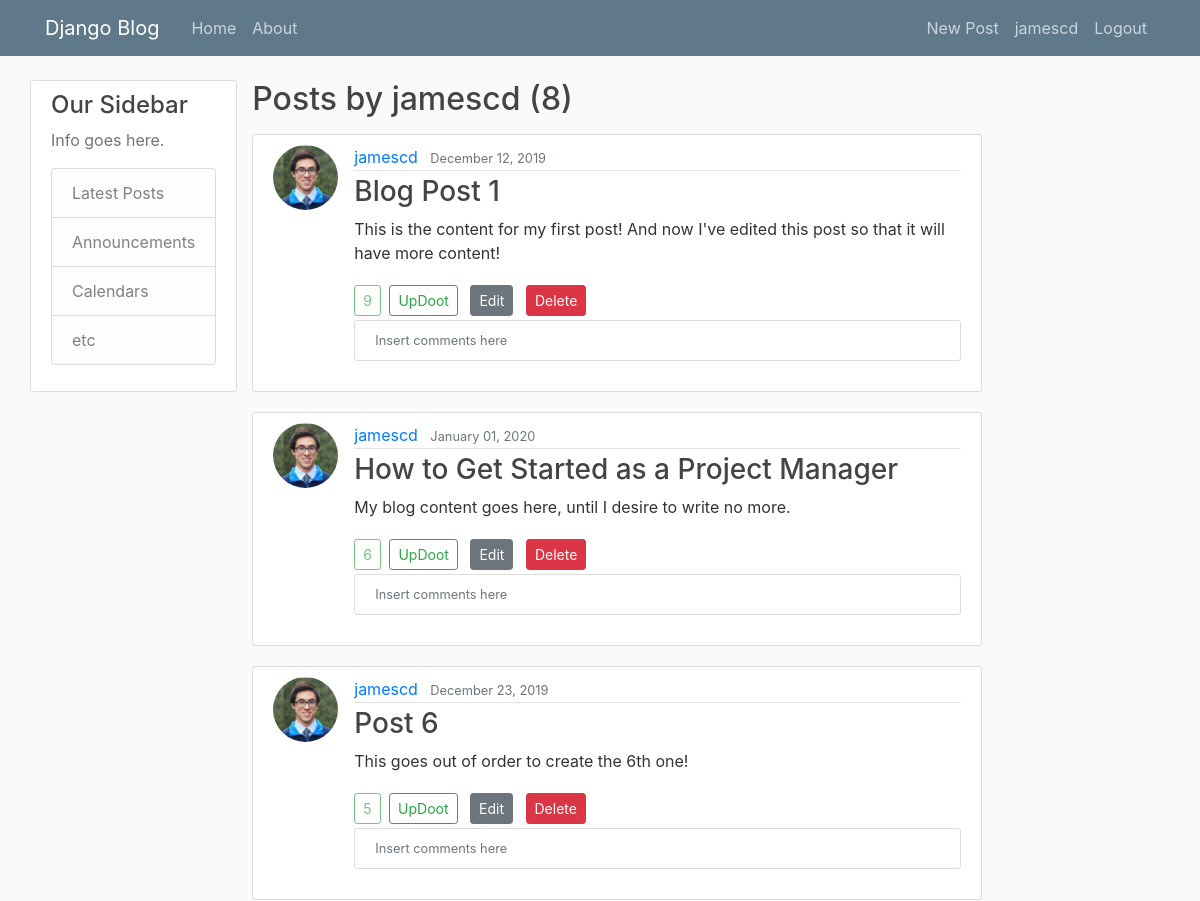
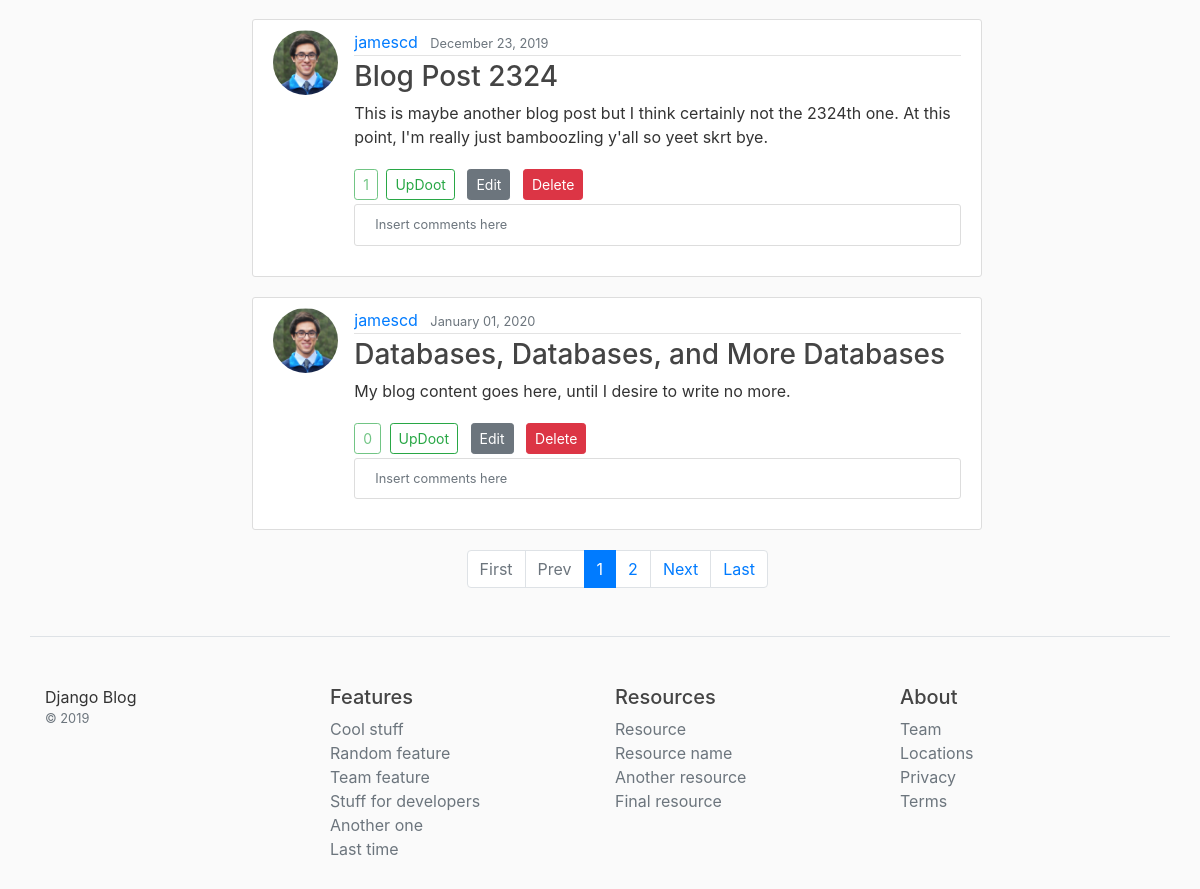
/user/jamescd (signed in), run on the app's committed database (2 pictures, top to bottom).
### blog/models.py (models this page shows, shortened)
class Post(models.Model):
	title = models.CharField(max_length=100)
	content = models.TextField()
	date_posted = models.DateTimeField(default=timezone.now)
	author = models.ForeignKey(User, on_delete=models.CASCADE)
	updoots = models.SmallIntegerField(default=0)

### users/models.py (models this page shows, shortened)
class Profile(models.Model):
	user = models.OneToOneField(User, on_delete=models.CASCADE)
	image = models.ImageField(default='default.jpeg', upload_to='profile-pics')
	bio = models.TextField()

### blog/views.py (the view)
# urls.py: path('user/<str:username>', UserPostListView.as_view(), name='user-posts'),
class UserPostListView(ListView):
	model = Post
	template_name = 'blog/user_posts.html' # <app>/<model>_<viewtype>.html
	context_object_name = 'posts'
	paginate_by = 5
	def get_queryset(self):
		user = get_object_or_404(User, username=self.kwargs.get('username'))
		return Post.objects.filter(author=user).order_by('-updoots', '-date_posted')

### blog/templates/blog/user_posts.html
{% extends "blog/base.html" %}
{% block content %}
	<h2 class="mb-3">Posts by {{ view.kwargs.username }} ({{ page_obj.paginator.count }})</h2>
	{% for post in posts %}
		<article class="media content-section">
			<img class="rounded-circle article-img" src="{{ post.author.profile.image.url }}">
			<div class="media-body">
				<div class="article-metadata">
					<a class="mr-2" href="{% url 'user-posts' post.author.username %}">{{ post.author }}</a>
					<small class="text-muted">{{ post.date_posted|date:"F d, Y" }}</small>
				</div>
				<h3><a class="article-title" href="{% url 'post-detail' post.id %}">{{ post.title }}</a></h3>
				<p class="article-content">{{ post.content }}</p>
				<a class="btn btn-outline-success btn-sm disabled mr-1">{{ post.updoots }}</a>
				<a class="btn btn-outline-success btn-sm mt-1 mb-1" href="{% url 'post-updoot' post.id 'home' %}">UpDoot</a>
				{% if post.author == user %}
					<a class="btn btn-secondary btn-sm mt-1 mb-1 ml-2" href="{% url 'post-update' post.id %}">Edit</a>
					<a class="btn btn-danger btn-sm mt-1 mb-1 ml-2" href="{% url 'post-delete' post.id %}">Delete</a>
				{% endif %}
				<div class="media content-section">
					<small class="text-muted">Insert comments here</small>
				</div>
			</div>
		</article>
	{% endfor %}
	{% if is_paginated %}
		<nav class="row justify-content-center" aria-label="Blog post pages">
			<ul class="pagination">
				{% if page_obj.has_previous %}
					<li class="page-item"><a class="page-link" href="?page=1">First</a></li>
					<li class="page-item"><a class="page-link" href="?page={{ page_obj.previous_page_number }}">Prev</a></li>
				{% else %}
					<li class="page-item disabled"><a class="page-link" href="">First</a></li>
					<li class="page-item disabled"><a class="page-link" href="">Prev</a></li>
				{% endif %}
				{% for num in page_obj.paginator.page_range %}
					{% if page_obj.number == num %}
						<li class="page-item active"><a class="page-link" href="?page={{ num }}">{{ num }}</a></li>
					{% elif num > page_obj.number|add:'-3' and num < page_obj.number|add:'3' %}
						<li class="page-item"><a class="page-link" href="?page={{ num }}">{{ num }}</a></li>
					{% endif %}
				{% endfor %}
				{% if page_obj.has_next %}
					<li class="page-item"><a class="page-link" href="?page={{ page_obj.next_page_number }}">Next</a></li>
					<li class="page-item"><a class="page-link" href="?page={{ page_obj.paginator.num_pages }}">Last</a></li>
				{% else %}
					<li class="page-item disabled"><a class="page-link" href="">Next</a></li>
					<li class="page-item disabled"><a class="page-link" href="">Last</a></li>
				{% endif %}
			</ul>
		</nav>
	{% endif %}
{% endblock content %}

### blog/templates/blog/base.html (shortened to what this page needs)
{% load static %}
<!DOCTYPE html>
<html lang="en">
<head>
	<link rel="stylesheet" href="https://stackpath.bootstrapcdn.com/bootstrap/4.4.1/css/bootstrap.min.css">
	<link rel="stylesheet" type="text/css" href="{% static 'blog/main.css' %}">
</head>
<body>
	<header class="site-header">
		<nav class="navbar navbar-expand-md navbar-dark bg-steel fixed-top">
			<div class="container">
				<a class="navbar-brand mr-4" href="{% url 'blog-home' %}">Django Blog</a>
				<div class="collapse navbar-collapse" id="navbarToggle">
					<div class="navbar-nav mr-auto">
						<a class="nav-item nav-link" href="{% url 'blog-home' %}">Home</a>
						<a class="nav-item nav-link" href="{% url 'blog-about' %}">About</a>
					</div>
					<div class="navbar-nav">
						{% if user.is_authenticated %}
							<a class="nav-item nav-link" href="{% url 'post-create' %}">New Post</a>
							<a class="nav-item nav-link" href="{% url 'profile' %}">{{ user.username }}</a>
							<a class="nav-item nav-link" href="{% url 'logout' %}">Logout</a>
						{% else %}
							<a class="nav-item nav-link" href="{% url 'login' %}">Login</a>
							<a class="nav-item nav-link" href="{% url 'register' %}">Register</a>
						{% endif %}
					</div>
				</div>
			</div>
		</nav>
	</header>
	<main role="main" class="container">
		<div class="row">
			<div class="col-md-2.5">
				<div class="content-section">
					<h4>Our Sidebar</h4>
					<p class='text-muted'>Info goes here.
						<ul class="list-group">
							<li class="list-group-item list-group-item-light">Latest Posts</li>
							<li class="list-group-item list-group-item-light">Announcements</li>
							<li class="list-group-item list-group-item-light">Calendars</li>
							<li class="list-group-item list-group-item-light">etc</li>
						</ul>
					</p>
				</div>
			</div>
			<div class="col-md-8">
				{% block content %}{% endblock %}
			</div>
		</div>
	</main>
	<footer class="container pt-4 my-md-5 pt-md-5 border-top">
        <div class="row">
          <div class="col-12 col-md">
			Django Blog
            <small class="d-block mb-3 text-muted">&copy; 2019</small>
          </div>
          <div class="col-6 col-md">
            <h5>Features</h5>
            <ul class="list-unstyled text-small">
              <li><a class="text-muted" href="#">Cool stuff</a></li>
              <li><a class="text-muted" href="#">Random feature</a></li>
              <li><a class="text-muted" href="#">Team feature</a></li>
              <li><a class="text-muted" href="#">Stuff for developers</a></li>
              <li><a class="text-muted" href="#">Another one</a></li>
              <li><a class="text-muted" href="#">Last time</a></li>
            </ul>
          </div>
          <div class="col-6 col-md">
            <h5>Resources</h5>
            <ul class="list-unstyled text-small">
              <li><a class="text-muted" href="#">Resource</a></li>
              <li><a class="text-muted" href="#">Resource name</a></li>
              <li><a class="text-muted" href="#">Another resource</a></li>
              <li><a class="text-muted" href="#">Final resource</a></li>
            </ul>
          </div>
          <div class="col-6 col-md">
            <h5>About</h5>
            <ul class="list-unstyled text-small">
              <li><a class="text-muted" href="#">Team</a></li>
              <li><a class="text-muted" href="#">Locations</a></li>
              <li><a class="text-muted" href="#">Privacy</a></li>
              <li><a class="text-muted" href="#">Terms</a></li>
            </ul>
          </div>
        </div>
      </footer>
</body>
</html>

### blog/static/blog/main.css (style rules this page uses)
body { background: #fafafa; color: #333333; margin-top: 5rem; }
h1, h2, h3, h4, h5, h6 { color: #444444; }
ul { margin: 0; }
.bg-steel { background-color: #5f788a; }
.site-header .navbar-nav .nav-link { color: #cbd5db; }
.content-section { background: #ffffff; padding: 10px 20px; border: 1px solid #dddddd; border-radius: 3px; margin-bottom: 20px; }
.article-title { color: #444444; }
.article-content { white-space: pre-line; }
.article-img { height: 65px; width: 65px; margin-right: 16px; }
.article-metadata { padding-bottom: 1px; margin-bottom: 4px; border-bottom: 1px solid #e3e3e3 }

### data on the page
Post: author.profile.image (picture), author "jamescd", date_posted "December 12, 2019", title "Blog Post 1", content "This is the content for my first post! And now I've edited this post so that it will have more content!", updoots "9", shows "Edit"
Post: author.profile.image (picture), author "jamescd", date_posted "January 01, 2020", title "How to Get Started as a Project Manager", content "My blog content goes here, until I desire to write no more.", updoots "6", shows "Edit"
Post: author.profile.image (picture), author "jamescd", date_posted "December 23, 2019", title "Post 6", content "This goes out of order to create the 6th one!", updoots "5", shows "Edit"
Post: author.profile.image (picture), author "jamescd", date_posted "December 23, 2019", title "Blog Post 2324", content "This is maybe another blog post but I think certainly not the 2324th one. At this point, I'm really just bamboozling y'all so yeet skrt bye.", updoots "1", shows "Edit"
Post: author.profile.image (picture), author "jamescd", date_posted "January 01, 2020", title "Databases, Databases, and More Databases", content "My blog content goes here, until I desire to write no more.", updoots "0", shows "Edit"

### other printed values
{{ user.username }} "jamescd"
{{ view.kwargs.username }} "jamescd"
{{ page_obj.paginator.count }} "8"
{{ num }} "1"
{{ num }} "2"
